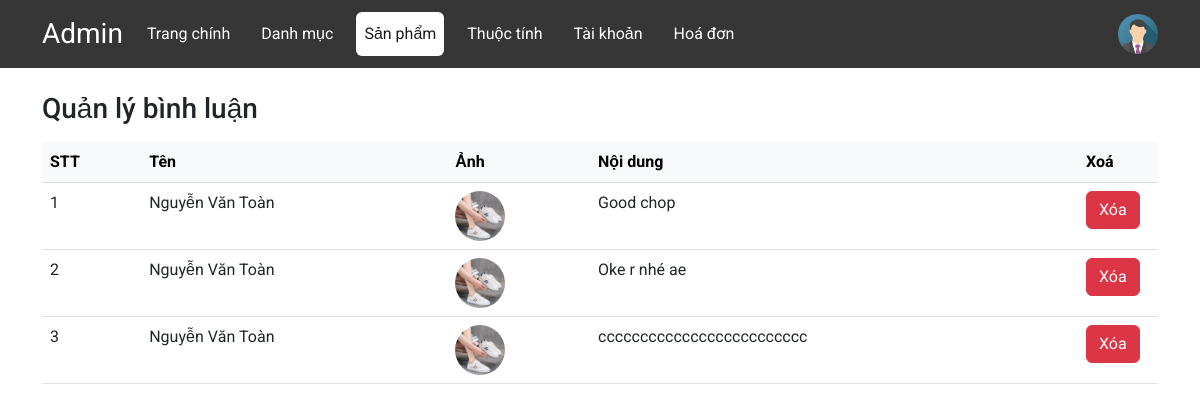
The page /admin/index.php?url=product-cmtt&id=2 on the database its author committed.
### tables this page shows
CREATE TABLE `comment` (
  `cmtt_id` int(11) NOT NULL,
  `sp_id` int(11) NOT NULL,
  `kh_id` int(11) NOT NULL,
  `content` text NOT NULL
);

CREATE TABLE `user` (
  `kh_id` int(11) NOT NULL,
  `kh_name` varchar(255) NOT NULL,
  `kh_password` varchar(255) NOT NULL,
  `kh_email` varchar(255) NOT NULL,
  `kh_avatar` varchar(255) NOT NULL,
  `role` int(11) NOT NULL DEFAULT 1,
  `kh_phone` varchar(100) NOT NULL
);

### model/product.php (called while the page is built, shortened)
<?php
function getCommentProduct($id){
    $conn = connect();
    $stmt = $conn->prepare("SELECT  * FROM `comment` INNER JOIN `user` ON comment.kh_id =  user.kh_id WHERE comment.sp_id = $id  ORDER BY comment.cmtt_id DESC");
    $stmt->execute();
    $stmt->setFetchMode(PDO::FETCH_ASSOC);
    $result = $stmt->fetchAll();
    return $result;
}

### admin/views/product/comment.php (the view)
<div class="container mt-4 warper" style="height: 550px ;">
  <h3>Quản lý bình luận</h3>
  <table class="table mt-3">
    <thead class="table-light">
      <tr>
        <th scope="col">STT</th>
        <th scope="col">Tên</th>
        <th scope="col">Ảnh</th>
        <th scope="col">Nội dung</th>
        <th scope="col text-center" width="80px">Xoá</th>
      </tr>
    </thead>
    <tbody>
      <?php
                    $index = 1; foreach($comments as $item){  ?>
      <tr>
        <td><?= $index++?></td>
        <td><?=$item['kh_name']?></td>
        <td><img width="50px" class="rounded-circle" src="../upload/<?=$item['kh_avatar']?>" alt=""></td>
        <td><?=$item['content']?></td>
        <td>
          <a onclick="return confirm('Bạn có muốn xoá danh mục này ?')"
            href="index.php?url=product-cmtt-delete&id=<?=$item['cmtt_id']?>" class="btn btn-danger">Xóa</a>
        </td>
      </tr>
      <?php } ?>
    </tbody>
  </table>
</div>

### admin/views/style.css (style rules this page uses)
* { margin: 0; padding: 0; box-sizing: border-box; }
body { font-family: "Roboto", sans-serif; }
.warper { height: 600px; }

### rows shown on the page
comment: kh.kh_name "Nguyễn Văn Toàn", kh.kh_avatar (picture), content "Good chop"
comment: kh.kh_name "Nguyễn Văn Toàn", kh.kh_avatar (picture), content "Oke r nhé ae"
comment: kh.kh_name "Nguyễn Văn Toàn", kh.kh_avatar (picture), content "ccccccccccccccccccccccccc"

### other values the page prints
$value[ "name"] "Trang chính"
$value[ "name"] "Danh mục"
$value[ "name"] "Sản phẩm"
$value[ "name"] "Thuộc tính"
$value[ "name"] "Tài khoản"
$value[ "name"] "Hoá đơn"
